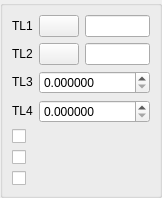
<?xml version="1.0" encoding="UTF-8"?>
<ui version="4.0">
 <class>DlgRef_2Sel2Spin3Check_QTD</class>
 <widget class="QWidget" name="DlgRef_2Sel2Spin3Check_QTD">
  <property name="geometry">
   <rect>
    <x>0</x>
    <y>0</y>
    <width>156</width>
    <height>197</height>
   </rect>
  </property>
  <property name="windowTitle">
   <string/>
  </property>
  <layout class="QGridLayout">
   <property name="margin">
    <number>0</number>
   </property>
   <property name="spacing">
    <number>0</number>
   </property>
   <item row="0" column="0">
    <widget class="QGroupBox" name="GroupBox1">
     <property name="title">
      <string/>
     </property>
     <layout class="QGridLayout">
      <property name="margin">
       <number>9</number>
      </property>
      <property name="spacing">
       <number>6</number>
      </property>
      <item row="0" column="0">
       <widget class="QLabel" name="TextLabel1">
        <property name="sizePolicy">
         <sizepolicy hsizetype="Fixed" vsizetype="Fixed">
          <horstretch>0</horstretch>
          <verstretch>0</verstretch>
         </sizepolicy>
        </property>
        <property name="text">
         <string>TL1</string>
        </property>
        <property name="wordWrap">
         <bool>false</bool>
        </property>
       </widget>
      </item>
      <item row="0" column="1">
       <widget class="QPushButton" name="PushButton1">
        <property name="sizePolicy">
         <sizepolicy hsizetype="Fixed" vsizetype="Fixed">
          <horstretch>0</horstretch>
          <verstretch>0</verstretch>
         </sizepolicy>
        </property>
        <property name="text">
         <string/>
        </property>
       </widget>
      </item>
      <item row="0" column="2">
       <widget class="QLineEdit" name="LineEdit1"/>
      </item>
      <item row="1" column="0">
       <widget class="QLabel" name="TextLabel2">
        <property name="sizePolicy">
         <sizepolicy hsizetype="Fixed" vsizetype="Fixed">
          <horstretch>0</horstretch>
          <verstretch>0</verstretch>
         </sizepolicy>
        </property>
        <property name="text">
         <string>TL2</string>
        </property>
        <property name="wordWrap">
         <bool>false</bool>
        </property>
       </widget>
      </item>
      <item row="1" column="1">
       <widget class="QPushButton" name="PushButton2">
        <property name="sizePolicy">
         <sizepolicy hsizetype="Fixed" vsizetype="Fixed">
          <horstretch>0</horstretch>
          <verstretch>0</verstretch>
         </sizepolicy>
        </property>
        <property name="text">
         <string/>
        </property>
       </widget>
      </item>
      <item row="1" column="2">
       <widget class="QLineEdit" name="LineEdit2"/>
      </item>
      <item row="2" column="0">
       <widget class="QLabel" name="TextLabel3">
        <property name="sizePolicy">
         <sizepolicy hsizetype="Fixed" vsizetype="Fixed">
          <horstretch>0</horstretch>
          <verstretch>0</verstretch>
         </sizepolicy>
        </property>
        <property name="text">
         <string>TL3</string>
        </property>
        <property name="wordWrap">
         <bool>false</bool>
        </property>
       </widget>
      </item>
      <item row="2" column="1" colspan="2">
       <widget class="SalomeApp_DoubleSpinBox" name="SpinBox_DX">
        <property name="decimals">
         <number>6</number>
        </property>
        <property name="maximum">
         <double>1000000000.000000000000000</double>
        </property>
       </widget>
      </item>
      <item row="3" column="0">
       <widget class="QLabel" name="TextLabel4">
        <property name="sizePolicy">
         <sizepolicy hsizetype="Fixed" vsizetype="Fixed">
          <horstretch>0</horstretch>
          <verstretch>0</verstretch>
         </sizepolicy>
        </property>
        <property name="text">
         <string>TL4</string>
        </property>
        <property name="wordWrap">
         <bool>false</bool>
        </property>
       </widget>
      </item>
      <item row="3" column="1" colspan="2">
       <widget class="SalomeApp_DoubleSpinBox" name="SpinBox_DY">
        <property name="decimals">
         <number>6</number>
        </property>
        <property name="maximum">
         <double>1000000000.000000000000000</double>
        </property>
       </widget>
      </item>
      <item row="4" column="0" colspan="3">
       <widget class="QCheckBox" name="CheckBox1">
        <property name="text">
         <string/>
        </property>
       </widget>
      </item>
      <item row="5" column="0" colspan="3">
       <widget class="QCheckBox" name="CheckBox2">
        <property name="text">
         <string/>
        </property>
       </widget>
      </item>
      <item row="6" column="0" colspan="3">
       <widget class="QCheckBox" name="CheckBox3">
        <property name="text">
         <string/>
        </property>
       </widget>
      </item>
     </layout>
    </widget>
   </item>
  </layout>
 </widget>
 <layoutdefault spacing="6" margin="11"/>
 <pixmapfunction>qPixmapFromMimeSource</pixmapfunction>
 <customwidgets>
  <customwidget>
   <class>SalomeApp_DoubleSpinBox</class>
   <extends>QDoubleSpinBox</extends>
   <header location="global">SalomeApp_DoubleSpinBox.h</header>
  </customwidget>
 </customwidgets>
 <tabstops>
  <tabstop>PushButton1</tabstop>
  <tabstop>LineEdit1</tabstop>
  <tabstop>PushButton2</tabstop>
  <tabstop>LineEdit2</tabstop>
  <tabstop>SpinBox_DX</tabstop>
  <tabstop>SpinBox_DY</tabstop>
  <tabstop>CheckBox1</tabstop>
  <tabstop>CheckBox2</tabstop>
  <tabstop>CheckBox3</tabstop>
 </tabstops>
 <resources/>
 <connections/>
</ui>
